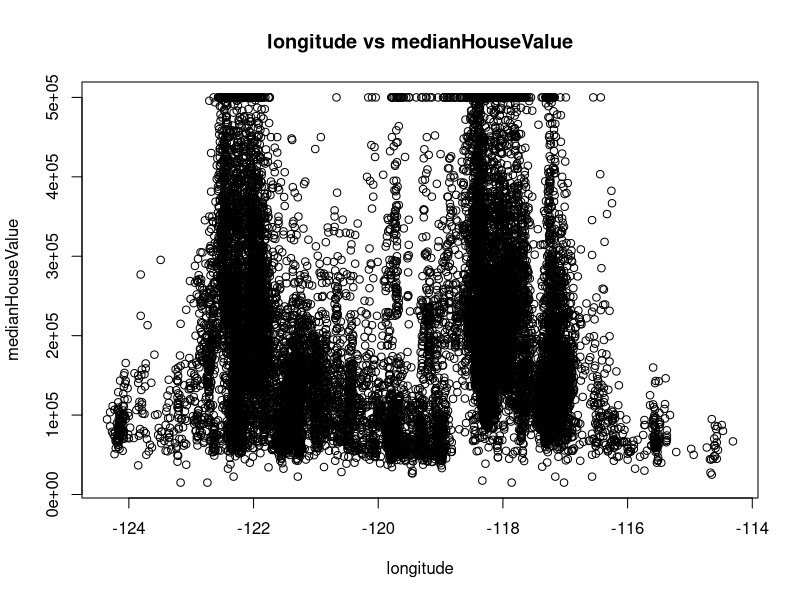
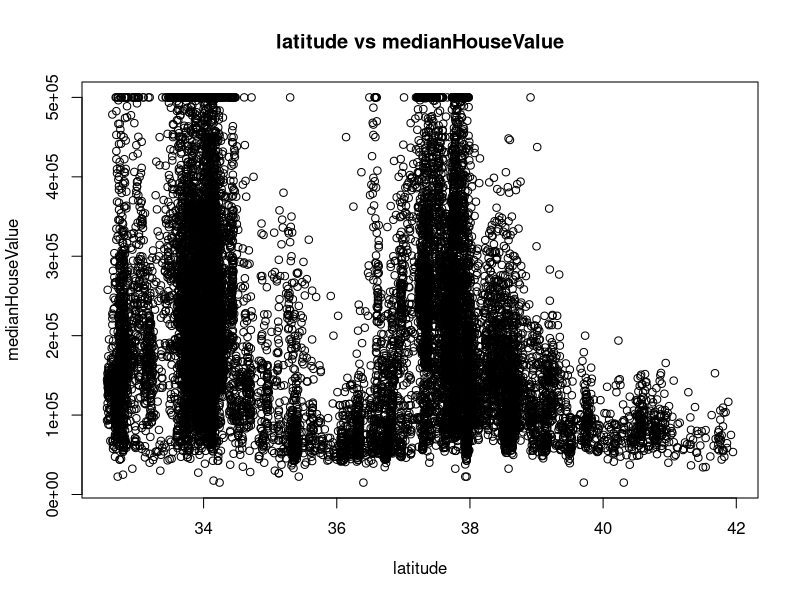
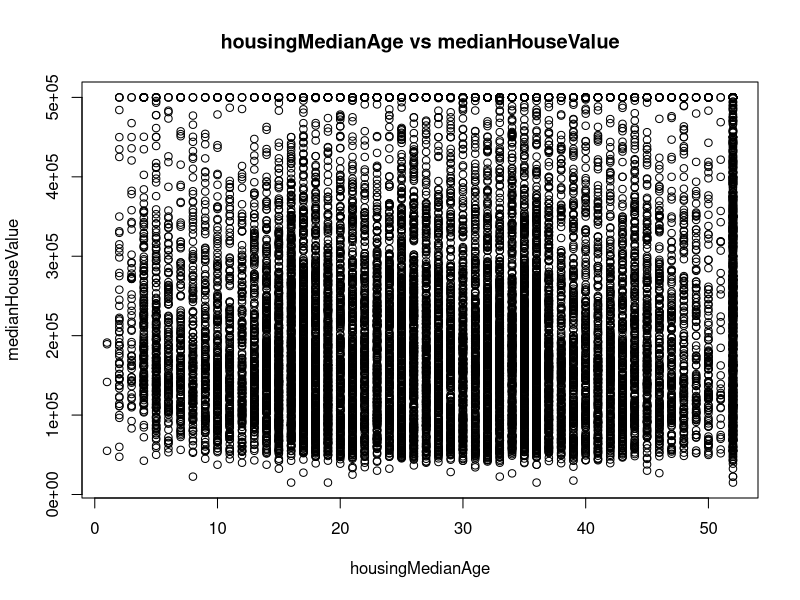
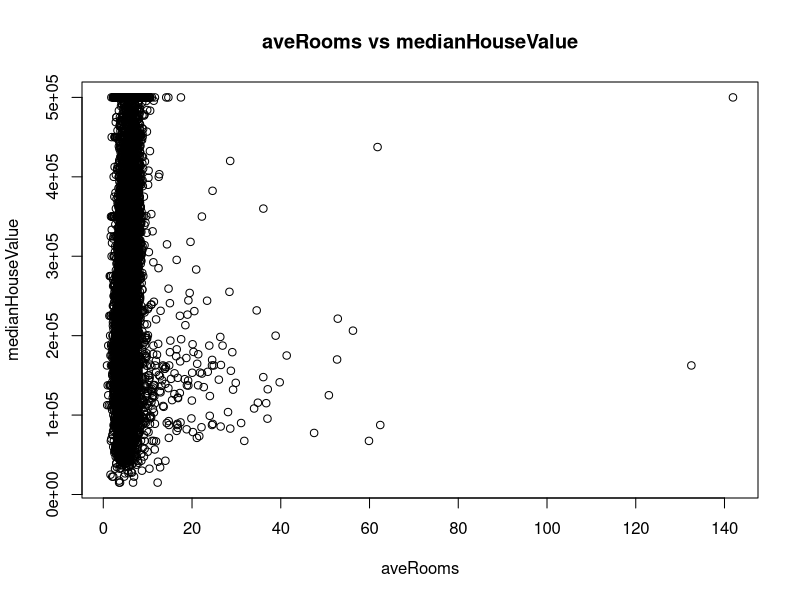
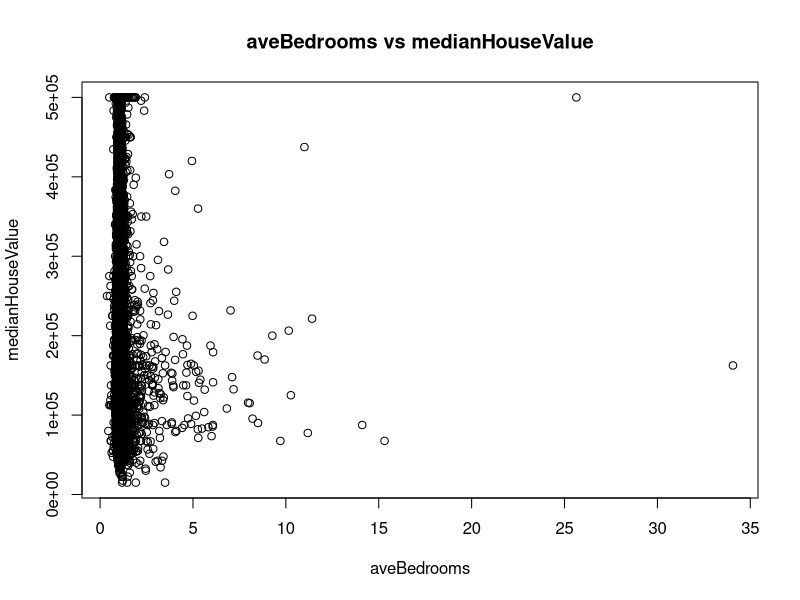
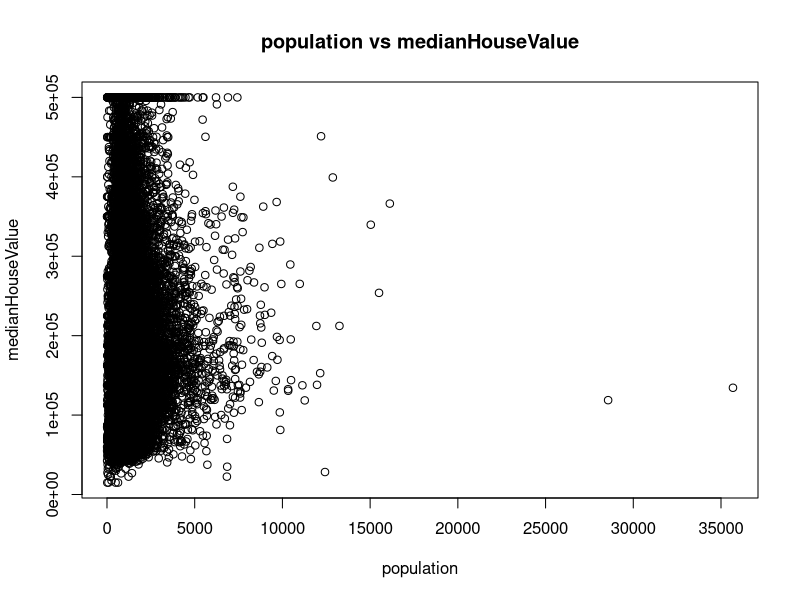
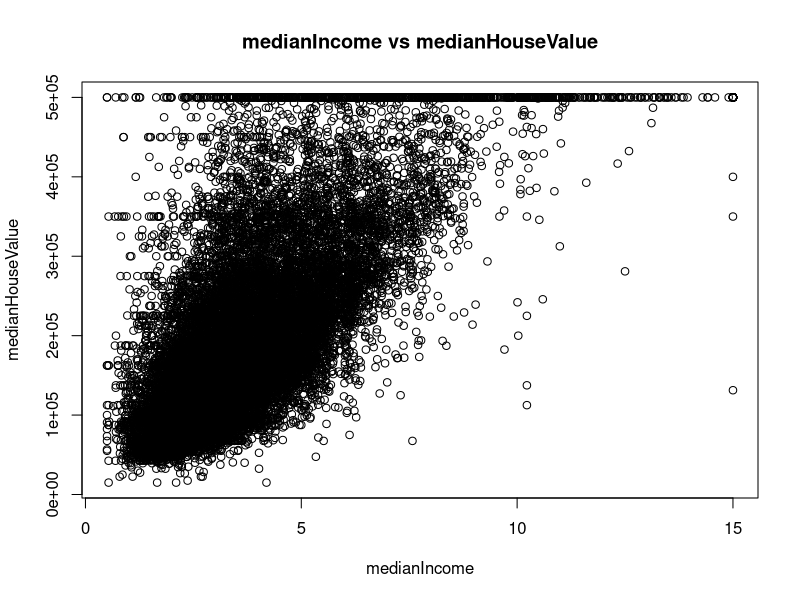

These charts were generated, in order, by the following R code: (Note: this script raises an error after producing the figures.)
## ---- chunk 1
knitr::opts_chunk$set(echo = TRUE)

library(car)
library(dplyr)
library(ggplot2)
library(car)
## ---- chunk 2
# Load the data 
data <- read.csv("Assignt1_data.csv", header = TRUE)

# Summary Stas of the Original Data 
str(data) 
head(data)
dim(data) 
summary(data)

# Cleaning data 
sum(rowSums(is.na(data)) > 0) 
# 190 out of 18640 rows with na values in aveBedrooms 
clean_data <- na.omit(data) # remove na rows 

# Summary Stats 
str(clean_data) 
head(clean_data)
dim(clean_data) 
summary(clean_data)
## ---- chunk 3
data <- read.csv("Assignt1_data.csv")

# Summary stuff
str(data) 
summary(data)
head(data)
dim(data) 

# NA's
incomplete_rows <- data[!complete.cases(data), ] # these are all missing aveBedrooms.
data_clean <- na.omit 


# no duplicates
library(dplyr) 
data2 <- distinct(data) # no duplicates
  

# initial plots
target_col <- "medianHouseValue"
exclude <- c("id","oceanProximity",target_col)

for (col in names(data)) {
  if (!(col %in% exclude)) {
    plot(data[[col]], data[[target_col]],
         xlab = col,
         ylab = target_col,
         main = paste(col, "vs", target_col))
  }
}


## ---- chunk 4
# Some correlations 
summary(data_naomit) 
numeric.data <- data_naomit[sapply(data_naomit, is.numeric)]
View(numeric.data)
cor_medianHouseValue <- cor(data_naomit$medianHouseValue, 
                            data_naomit[, c("longitude", 
                                            "latitude", 
                                            "housingMedianAge",
                                            "aveRooms",
                                            "aveBedrooms",
                                            "population",
                                            "medianIncome")])
print(cor_medianHouseValue)
## ---- chunk 5
hist(data_naomit$medianHouseValue,
     xlab = "Median House Value ($)",
     ylab = "Frequency",
     main = "Hostogram of Median House Value",
     breaks = 25)
## ---- chunk 6

data_naomit <- na.omit(data)

# Pairwise scatter plots 
pairs(data_naomit[, c("longitude", "latitude", "housingMedianAge", 
                      "aveRooms", "population", "medianIncome", "medianHouseValue")],
      cex = 0.1)
## ---- chunk 7




## ---- chunk 8
fit1_MHV <- lm(data_naomit$medianHouseValue ~. - id, data = data_naomit)
summary(fit1_MHV)
## ---- chunk 9
par(mfrow = c(2,2))
plot(fit1_MHV, cex = 0.1)
## ---- chunk 10

## ---- chunk 11

## ---- chunk 12
vif(fit1_MHV)
